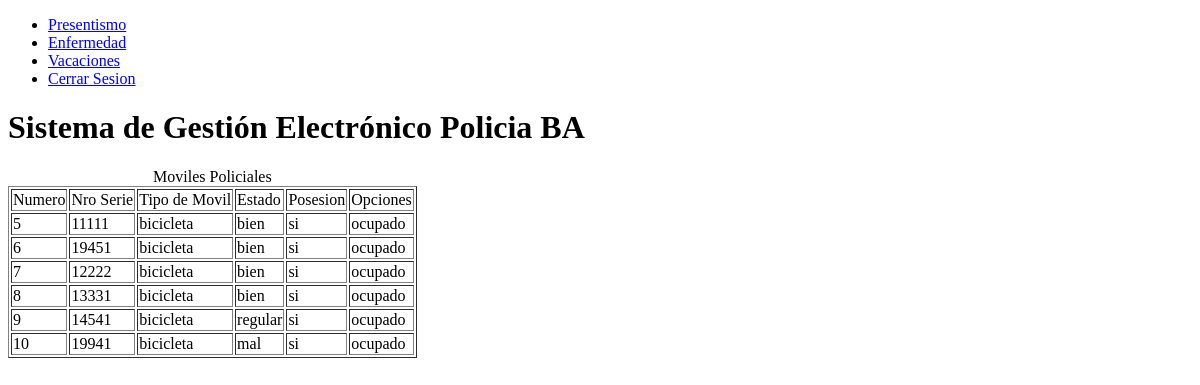
Before: /usuarios/bicicletas.php (signed in) with the older database file.
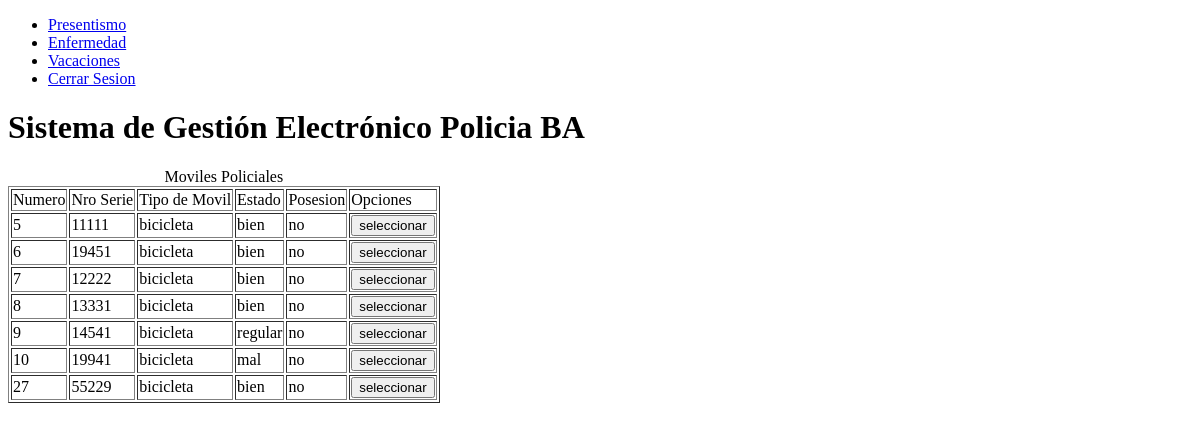
After: the same page with the newer database file.
### tables this page shows
CREATE TABLE `moviles` (
  `movil_id` int(11) NOT NULL,
  `nro_serie` int(11) NOT NULL,
  `tipo_movil` varchar(50) NOT NULL,
  `estado` varchar(50) NOT NULL,
  `posesion` int(5) NOT NULL,
  `fecha_borrado` date DEFAULT NULL
);

### usuarios/bicicletas.php (the view, shortened to what this page needs)
<?php
    include("../conexion.php");
    $sql = "SELECT movil_id,nro_serie,tipo_movil,estado,posesion FROM moviles
    where   estado <> 'radiado' and (tipo_movil = 'bicicleta')  order by movil_id asc";
    $rta = mysqli_query($conexion,$sql) or
    die("Problemas en el select:".mysqli_error($conexion));
        ?>
        <?php
    include("cabeceraU.php");
?>
        <table border="1">
        <caption>Moviles Policiales</caption>
            <tr>
                <td>Numero</td>
                <td>Nro Serie</td>
                <td>Tipo de Movil</td>
                <td>Estado</td>
                <td>Posesion</td>
                <td>Opciones</td>
            </tr>
            <?php
                while($mostrar = mysqli_fetch_array($rta)){
                    if($mostrar['posesion']==0){
                        $mostrar['posesion']="no";
                    }
                    else{
                        $mostrar['posesion']="si";
                    }
            ?>
            <tr>
                <td><?php echo $mostrar['movil_id']?></td>
                <td><?php echo $mostrar['nro_serie']?></td>
                <td><?php echo $mostrar['tipo_movil']?></td>
                <td><?php echo $mostrar['estado']?></td>
                <td><?php echo $mostrar['posesion']?></td>
                    <form method="POST">
                        <td>
                            <?php
                                if($mostrar['posesion']=="no"){
                            ?>
                                <input type="submit" value="seleccionar" name="seleccionar">
                            <?php
                                }
                                else echo "ocupado";
                            ?>
                        </td>
                    </form>
            </tr>
            <?php
                }
            ?>
        </table>
</body>
</html>

### usuarios/cabeceraU.php (shortened to what this page needs)
<!DOCTYPE html>
<html lang="en">
<head>
</head>
<body>
    <nav>
          <ul>
              <li><a href="index.php">Presentismo</a></li>
              <li><a href="enfermedad.php">Enfermedad</a></li>
              <li><a href="vacaciones.php">Vacaciones</a></li>
              <li><a href="../cerrar_session.php">Cerrar Sesion</a></li>
          </ul>
    </nav>
    <h1>Sistema de Gestión Electrónico Policia BA</h1>

Changed rows visible on the page:
changed moviles id 5: posesion "si" → "no"; seleccionar (not shown) → "seleccionar"; no longer shows "ocupado"
changed moviles id 6: posesion "si" → "no"; seleccionar (not shown) → "seleccionar"; no longer shows "ocupado"
changed moviles id 7: posesion "si" → "no"; seleccionar (not shown) → "seleccionar"; no longer shows "ocupado"
changed moviles id 8: posesion "si" → "no"; seleccionar (not shown) → "seleccionar"; no longer shows "ocupado"
changed moviles "regular": posesion "si" → "no"; seleccionar (not shown) → "seleccionar"; no longer shows "ocupado"
changed moviles "mal": posesion "si" → "no"; seleccionar (not shown) → "seleccionar"; no longer shows "ocupado"
added moviles: movil_id "27", nro_serie "55229", tipo_movil "bicicleta", estado "bien", posesion "no"
